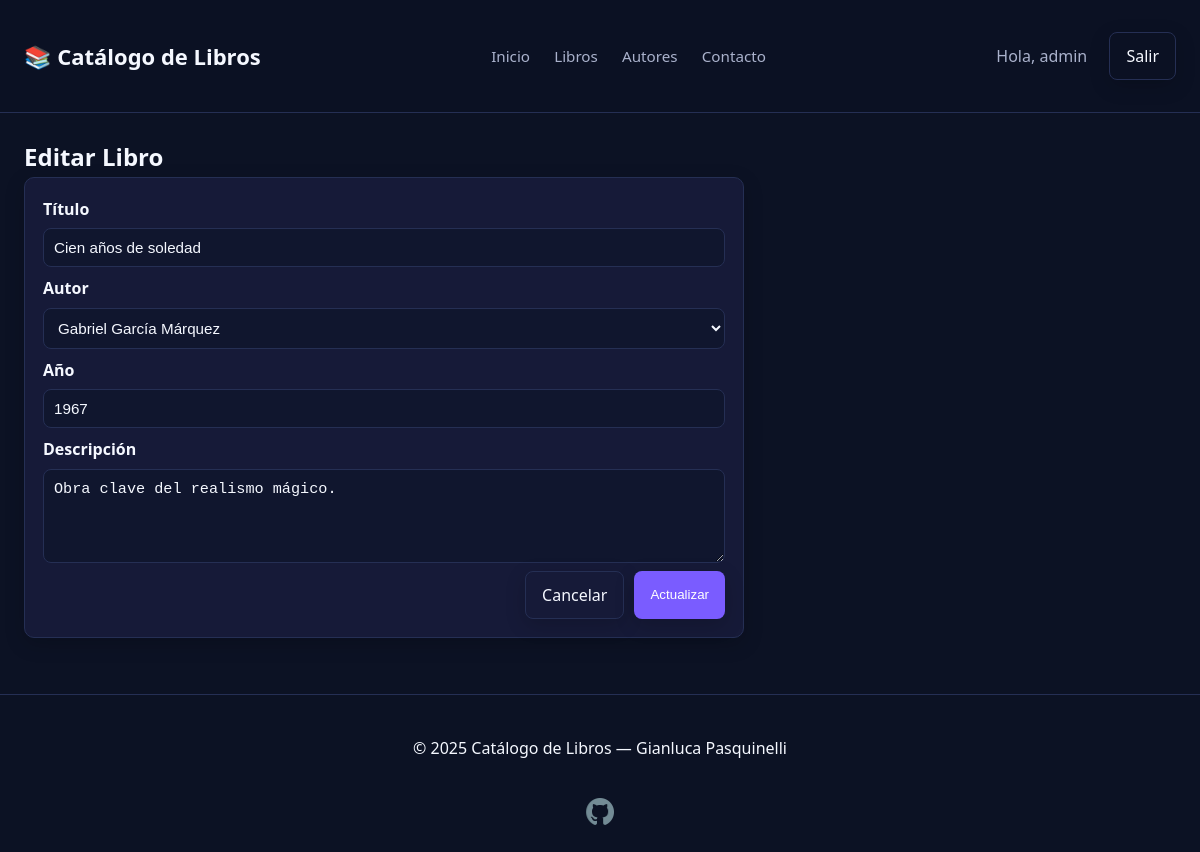
The app's page /index.php?controller=book&action=edit&id=1 (signed in) with its own data.
### tables this page shows
CREATE TABLE books (
  id INT AUTO_INCREMENT PRIMARY KEY,
  title VARCHAR(150) NOT NULL,
  author_id INT NULL,
  description TEXT,
  year INT NULL,
  FOREIGN KEY (author_id) REFERENCES authors(id) ON DELETE SET NULL
);

CREATE TABLE authors (
  id INT AUTO_INCREMENT PRIMARY KEY,
  name VARCHAR(100) NOT NULL,
  description TEXT
);

### app/Controllers/BookController.php (called while the page is built, shortened)
<?php
require_once __DIR__ . '/../Models/Book.php';
require_once __DIR__ . '/../Models/Author.php';
class BookController extends BaseController {
    private $bookModel;
    private $authorModel;
    public function __construct() {
        $this->bookModel = new Book();
        $this->authorModel = new Author();
    }
    public function edit() {
        $id = $_GET['id'] ?? null;
        $authors = $this->authorModel->getAll();
        $book = $this->bookModel->getById($id);
        $this->render('books/edit', ['book' => $book, 'authors' => $authors]);
    }
}

### public/index.php (called while the page is built, shortened)
<?php
$action     = $_GET['action'] ?? 'index';
$controllerObj = new $controllerName();
$controllerObj->$action();

### app/Models/Database.php (called while the page is built, shortened)
<?php
class Database {
    public function __construct() {
        static $pdoInstance = null;
        if ($pdoInstance === null) {
            try {
                $dsn = "mysql:host=" . DB_HOST . ";dbname=" . DB_NAME . ";charset=utf8mb4";
                $pdoInstance = new PDO($dsn, DB_USER, DB_PASS, [
                    PDO::ATTR_ERRMODE => PDO::ERRMODE_EXCEPTION,
                    PDO::ATTR_DEFAULT_FETCH_MODE => PDO::FETCH_ASSOC,
                ]);
            } catch (PDOException $e) {
                die("Error de conexión: " . $e->getMessage());
            }
        }
        $this->pdo = $pdoInstance;
    }
}

### app/Models/Book.php (called while the page is built, shortened)
<?php
require_once __DIR__ . '/Database.php';
class Book extends Database {
    public function getById($id) {
        $stmt = $this->pdo->prepare("SELECT * FROM books WHERE id = ?");
        $stmt->execute([$id]);
        return $stmt->fetch();
    }
}

### app/Models/Author.php (called while the page is built, shortened)
<?php
require_once __DIR__ . '/Database.php';
class Author extends Database {
    public function getAll() {
        $stmt = $this->pdo->query("SELECT * FROM authors ORDER BY name ASC");
        return $stmt->fetchAll();
    }
}

### app/Views/books/edit.php (the view, shortened to what this page needs)
<section>
  <h1>Editar Libro</h1>
  <form class="form" method="post" action="">
    <div class="form-group">
      <label>Título</label>
      <input type="text" name="title" value="<?= htmlspecialchars($book['title']) ?>" required>
    </div>
    <div class="form-group">
      <label>Autor</label>
      <select name="author_id">
        <?php foreach ($authors as $a): ?>
          <option value="<?= (int)$a['id'] ?>" <?= ($book['author_id'] ?? null) == $a['id'] ? 'selected' : '' ?>>
            <?= htmlspecialchars($a['name']) ?>
          </option>
        <?php endforeach; ?>
      </select>
    </div>
    <div class="form-group">
      <label>Año</label>
      <input type="number" name="year" min="0" max="<?= date('Y') ?>" value="<?= htmlspecialchars($book['year'] ?? '') ?>">
    </div>
    <div class="form-group">
      <label>Descripción</label>
      <textarea name="description" rows="4"><?= htmlspecialchars($book['description'] ?? '') ?></textarea>
    </div>
    <div class="form-actions">
      <a class="btn btn-outline" href="index.php?controller=book&action=index">Cancelar</a>
      <button class="btn" type="submit">Actualizar</button>
    </div>
  </form>
</section>

### public/assets/css/styles.css (style rules this page uses)
:root { --bg: #0c1224; --panel: #161a38; --muted: #aab2cc; --text: #f5f8ff; --primary: #7a5cff; --primary-700: #6543ff; --primary-500: #8c6fff; --danger: #ff7088; --danger-600: #ff4d6a; --border: #252f54; --radius: 10px; --shadow: 0 6px 20px rgba(0, 0, 0, 0.18); --transition: all 0.3s cubic-bezier(0.25, 0.8, 0.25, 1); --font-family: system-ui, -apple-system, Segoe UI, Roboto, Ubuntu, Cantarell, "Helvetica Neue", Arial, "Noto Sans", sans-serif; --font-size-base: 16px; --spacing-unit: 8px; }
* { box-sizing: border-box; margin: 0; padding: 0; }
html, body { background: var(--bg); color: var(--text); font-family: var(--font-family); line-height: 1.65; font-size: var(--font-size-base); }
.btn { background: var(--primary); border: none; color: #fff; padding: calc(var(--spacing-unit) * 1.25) calc(var(--spacing-unit) * 2); border-radius: 8px; text-decoration: none; display: inline-flex; align-items: center; box-shadow: var(--shadow); cursor: pointer; font-weight: 500; transition: var(--transition); }
.btn-outline { background: transparent; border: 1px solid var(--border); color: var(--text); }
.form { background: var(--panel); border: 1px solid var(--border); border-radius: var(--radius); padding: calc(var(--spacing-unit) * 2.25); box-shadow: var(--shadow); max-inline-size: 720px; }
.form-group { display: flex; flex-direction: column; margin-block-end: var(--spacing-unit); }
.form-group label { font-weight: 600; margin-block-end: calc(var(--spacing-unit) * 0.75); }
.form-group input, .form-group select, .form-group textarea { background: #10162e; border: 1px solid var(--border); border-radius: 8px; color: var(--text); padding: calc(var(--spacing-unit) * 1.25); font-size: 0.95rem; transition: var(--transition); }
.form-actions { display: flex; gap: calc(var(--spacing-unit) * 1.25); justify-content: flex-end; }

### records on screen
books: title "Cien años de soledad", author_id "Gabriel García Márquez", year "1967", description "Obra clave del realismo mágico."

### other values on screen
$_SESSION['user'] "admin"
